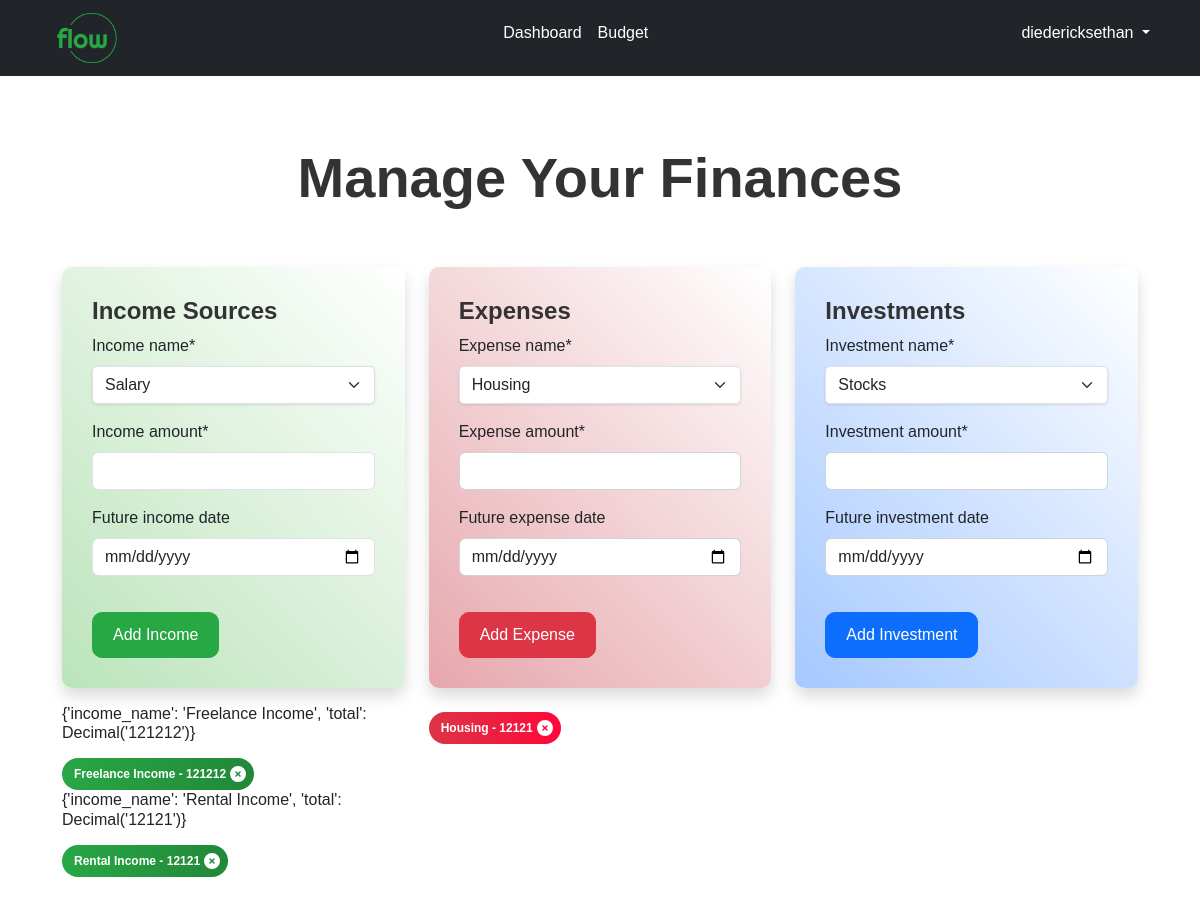
Before: /budget/ (signed in) with the older database file.
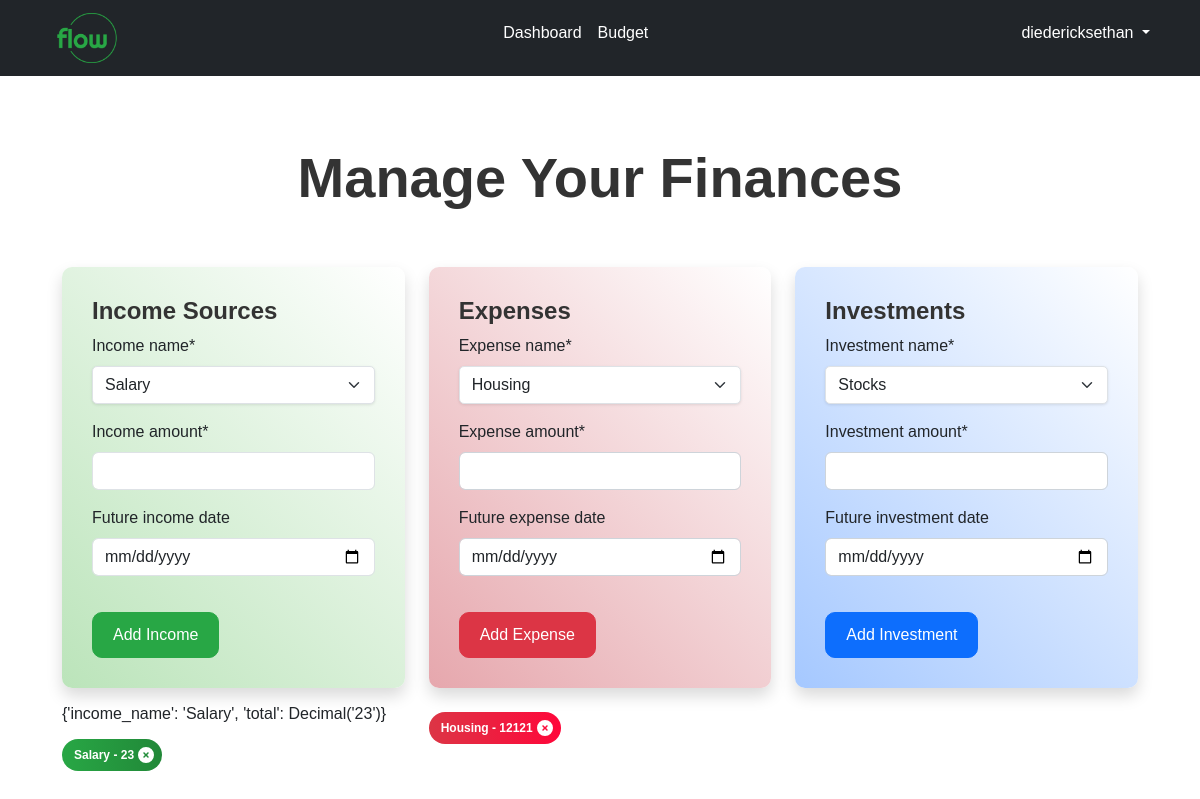
After: the same page with the newer database file.
### users/models.py (models this page shows)
class CustomUser(AbstractUser):
    pass

### budget/models.py (models this page shows, shortened)
class Income(models.Model):
    user = models.ForeignKey(get_user_model(), on_delete=models.CASCADE)
    income_name = models.CharField(max_length=150)
    income_amount = models.DecimalField(max_digits=10, decimal_places=2)
    date_created = models.DateField(auto_now_add=True)
    future_income_date = models.DateField('Future income date', blank=True, null=True)

class Expense(models.Model):
    user = models.ForeignKey(get_user_model(), on_delete=models.CASCADE)
    expense_name = models.CharField(max_length=150)
    expense_amount = models.DecimalField(max_digits=10, decimal_places=2)
    date_created = models.DateField(auto_now_add=True)
    future_expense_date = models.DateField('Future expense date', blank=True, null=True)

### budget/views.py (the view, shortened to what this page needs)
# urls.py: path("budget/", views.BudgetView.as_view(), name="budget"),
class BudgetView(LoginRequiredMixin, View):
    template_name = "budget/budget.html"
    income_form_class = IncomeForm
    expense_form_class = ExpenseForm
    investment_form_class = InvestmentForm
    def get_total_amounts(self, user):
        incomes = Income.objects.filter(user=user)
        expenses = Expense.objects.filter(user=user)
        investments = Investment.objects.filter(user=user)
        total_income = sum(income.income_amount for income in incomes)
        total_expenses = sum(expense.expense_amount for expense in expenses)
        total_investments = sum(
            investment.investment_amount for investment in investments
        )
        income_data = incomes.values("income_name").annotate(total=Sum("income_amount"))
        expense_data = expenses.values("expense_name").annotate(
            total=Sum("expense_amount")
        )
        investment_data = investments.values("investment_name").annotate(
            total=Sum("investment_amount")
        )
        return (
            total_income,
            total_expenses,
            total_investments,
            incomes,
            expenses,
            investments,
            income_data,
            expense_data,
            investment_data,
        )
    def get(self, request):
        user = request.user
        (
            total_income,
            total_expenses,
            total_investments,
            incomes,
            expenses,
            investments,
            income_data,
            expense_data,
            investment_data,
        ) = self.get_total_amounts(user)
        remaining_balance = total_income - total_expenses - total_investments
        income_sources = IncomeSource.objects.filter(user=user)
        income_form = self.income_form_class(user=user)
        income_form.fields["income_name"].queryset = income_sources
        expense_sources = ExpenseSource.objects.filter(user=user)
        expense_form = self.expense_form_class(user=user)
        expense_form.fields["expense_name"].queryset = expense_sources
        investment_sources = InvestmentSource.objects.filter(user=user)
        investment_form = self.investment_form_class(user=user)
        investment_form.fields["investment_name"].queryset = investment_sources
        context = {
            "incomes": incomes,
            "expenses": expenses,
            "investments": investments,
            "income_form": income_form,
            "expense_form": expense_form,
            "investment_form": investment_form,
            "total_income": total_income,
            "total_expenses": total_expenses,
            "total_investments": total_investments,
            "remaining_balance": remaining_balance,
            "income_data": income_data,
            "expense_data": expense_data,
            "investment_data": investment_data,
        }
        return render(request, self.template_name, context)

### budget/forms.py
class IncomeForm(forms.ModelForm):
    def __init__(self, *args, **kwargs):
        user = kwargs.pop('user', None)
        super(IncomeForm, self).__init__(*args, **kwargs)
        income_sources = IncomeSource.objects.filter(user=user)
        choices = [(source.id, source.name) for source in income_sources]
        choices.append(('custom', 'Add Custom Income'))  # Add the custom option
        self.fields['income_name'] = forms.ChoiceField(choices=choices)
        self.fields['custom_income'] = forms.CharField(
            label='Custom Income', required=False)  # Make it optional
    class Meta:
        model = Income
        fields = ['income_name', 'income_amount', 'future_income_date']
        widgets = {
            'future_income_date': forms.DateInput(attrs={'type': 'date'}),
            'income_name': forms.Select(),
        }

class ExpenseForm(forms.ModelForm):
    def __init__(self, *args, **kwargs):
        user = kwargs.pop('user', None)
        super(ExpenseForm, self).__init__(*args, **kwargs)
        expense_sources = ExpenseSource.objects.filter(user=user)
        choices = [(source.id, source.name) for source in expense_sources]
        choices.append(('custom', 'Add Custom Expense'))  # Add the custom option
        self.fields['expense_name'] = forms.ChoiceField(choices=choices)
        self.fields['custom_expense'] = forms.CharField(
            label='Custom Expense', required=False)  # Make it optional
    class Meta:
        model = Expense
        fields = ['expense_name', 'expense_amount', 'future_expense_date']
        widgets = {
            'future_expense_date': forms.DateInput(attrs={'type': 'date'}),
            'expense_name': forms.Select(),
        }

### budget/templates/budget/budget.html (shortened to what this page needs)
{% extends '_base.html' %}
{% load static %}
{% load crispy_forms_tags %}
{% block content %}
<div class="container budget-container">
    <header class="budget-head mt-5">
        <div class="container ">
            <h1 class="display-4 text-center">Manage Your Finances</h1>
        </div>
    </header>
    <main class="container">
        <div class="row">
            <div class="col-md-4 mt-5">
                <div class="inc-container shadow">
                    <h2 class="h4">Income Sources</h2>
                    <form method="post" id="incomeForm">
                        <div class="form-group">
                            {{ income_form.income_name|as_crispy_field }}
                        </div>
                        {{ income_form.income_amount|as_crispy_field }}
                        {{ income_form.future_income_date|as_crispy_field }}
                        <div class="d-flex">
                            <button type="submit" name="income_submit" class="btn btn-custom">Add Income</button>
                        </div>
                    </form>
                </div>
                <div class="row mt-3">
                    {% for income in income_data %}
                    <h6>{{income}}</h6>
                    <div class="col-md-auto mt-2">
                        <span class="badge inc-badge d-flex p-2 align-items-center rounded-pill" style="background-image: linear-gradient(to right, #28a745, #218838);">
                            <span class="px-1">{{income.income_name}} - {{ income.total}}</span>
                            <a href="">
                            </a>
                        </span>
                    </div>
                    {% endfor %}
                </div>
            </div>
            <div class="col-md-4 mt-5">
                <div class="exp-container shadow">
                    <h2 class="h4">Expenses</h2>
                    <form method="post" id="expenseForm" class="expense-form">
                        <div class="form-group">
                            {{ expense_form.expense_name|as_crispy_field }}
                        </div>
                        {{ expense_form.expense_amount|as_crispy_field }}
                        {{ expense_form.future_expense_date|as_crispy_field }}
                        <button type="submit" name="expense_submit" class="btn btn-danger">Add Expense</button>
                    </form>
                </div>
                <div class="row mt-3">
                    {% for expense in expense_data %}
                    <div class="col-md-auto mt-2">
                        <span class="badge text-bg-danger d-flex p-2 align-items-center rounded-pill" style="background-image: linear-gradient(to right, #dc3545, #ff073a);">
                            <span class="px-1">{{expense.expense_name }} - {{ expense.total }}</span>
                            <a href="#">
                            </a>
                        </span>
                    </div>
                    {% endfor %}
                </div>
            </div>
            <div class="col-md-4 mt-5">
                <div class="invest-container shadow">
                    <h2 class="h4">Investments</h2>
                    <form method="post" id="investmentForm" class="investment-form">
                        <div class="form-group">
                            {{ investment_form.investment_name|as_crispy_field }}
                        </div>
                        {{ investment_form.investment_amount|as_crispy_field }}
                        {{ investment_form.future_investment_date|as_crispy_field }}
                        <button type="submit" name="investment_submit" class="btn btn-primary">Add Investment</button>
                    </form>
                </div>
            </div>
        </div>
    </main>
</div>
{% endblock content %}

### templates/_base.html (shortened to what this page needs)
{% load static %}
<!DOCTYPE html>
<html lang="en">
<head>
    <link rel="stylesheet" href="{% static 'fonts/BentonSans Regular.otf' %} ">
    <link rel="stylesheet" href="{% static 'fonts/BentonSans Bold.otf' %} ">
    <link rel="stylesheet" href="{% static 'fonts/HelveticaNeue-MediumCond.otf' %} ">
    <link rel="stylesheet" href="https://cdnjs.cloudflare.com/ajax/libs/font-awesome/6.5.1/css/all.min.css" />
    <link href="https://cdn.jsdelivr.net/npm/bootstrap@5.3.2/dist/css/bootstrap.min.css" rel="stylesheet">
    <link rel="stylesheet" href="{% static 'css/main.css' %}">
    <link rel="stylesheet" href="{% static 'css/budget.css' %}">
    <link rel="stylesheet" href="{% static 'css/dashboard.css' %}">
    <link rel="stylesheet" href="{% static 'css/auth.css' %}">
</head>
<body>
    {% if user.is_authenticated %}
      {% if request.path != '/dashboard/' %}
        {% include 'header.html' %}
      {% endif %}
    {% endif %}
    {% block content %}
    {% endblock content %}
  </body>
</html>

### templates/header.html (shortened to what this page needs)
{% load static %}
  <div class="container-fluid text-bg-dark">
    <nav class="navbar navbar-expand-md ">
      <div class="container" >
        <a class="navbar-brand" href="{% url 'home' %}">
          <img src="{% static 'img/flow.png' %}" style="height: 50px; width: auto;" alt="Flow logo">
        </a>
        <div class="collapse navbar-collapse"  id="navbarNavDropdown">
          <ul class="navbar-nav mx-auto" >
            <li class="nav-item ">
              <a class="nav-link text-white"href="{% url 'dashboard' %}">Dashboard</a>
            </li>
            <li class="nav-item">
              <a class="nav-link text-white" href="{% url 'budget' %}">Budget</a>
            </li>
          </ul>
          <ul class="navbar-nav">
            {% if user.is_authenticated %}
              <li class="nav-item dropdown">
                <a class="nav-link dropdown-toggle text-white" href="#" role="button" data-bs-toggle="dropdown" aria-expanded="false">
                  {{ user.username }}
                </a>
              </li>
            {% endif %}
          </ul>
        </div>
      </div>
    </nav>
  </div>

### static/css/main.css (style rules this page uses)
h1, h2, h3, h4, h5, h6 { font-family: 'BentonSans Regular', sans-serif; }
body { font-family: 'HelveticaNeue-MediumCond', sans-serif; line-height: var(--bs-body-line-height); }
.btn { margin-top: 20px; padding: 10px 20px; border-radius: 10px; transition: all 0.3s ease; }
.navbar-nav a { position: relative; transition: color 0.3s ease-in-out; }
.navbar-nav a::before { content: ""; position: absolute; width: 100%; height: 2px; bottom: 0; left: 0; background-color: #28a745; visibility: hidden; transform: scaleX(0); transition: all 0.3s ease-in-out; }

### budget/static/css/budget.css (style rules this page uses)
.btn-custom { color: #fff; background-color: #28a745; border-color: #28a745; }
.budget-container h1, .budget-container h2, .budget-container h3, .budget-container h4, .budget-container h5 { font-weight: bold; color: #333; }
.budget-container { padding: 20px; }
.budget-head h1 { color : #333333; }
.inc-container, .exp-container, .invest-container { padding: 30px; border-radius: 10px; }
.inc-container { background: linear-gradient(45deg, #bbe4ba, #ffffff); }
.exp-container { background: linear-gradient(45deg, #e6a7ad, #ffffff); }
.invest-container { background: linear-gradient(45deg, #a5c8ff, #ffffff); }
.inc-badge { background: #28a745; }

### dashboard/static/css/dashboard.css (style rules this page uses)
.text-white { color: #fff; }
.form-select { border-radius: 5px; box-shadow: 0 1px 3px rgba(0, 0, 0, 0.1); }
.nav-item { margin-bottom: 10px; }

Changed rows visible on the page:
removed Income: income "{'income_name': 'Freelance Income', 'total': Decimal('121212')}", income_name "Freelance Income", total "121212"
removed Income: income "{'income_name': 'Rental Income', 'total': Decimal('12121')}", income_name "Rental Income", total "12121"
added Income: income "{'income_name': 'Salary', 'total': Decimal('23')}", income_name "Salary", total "23"
